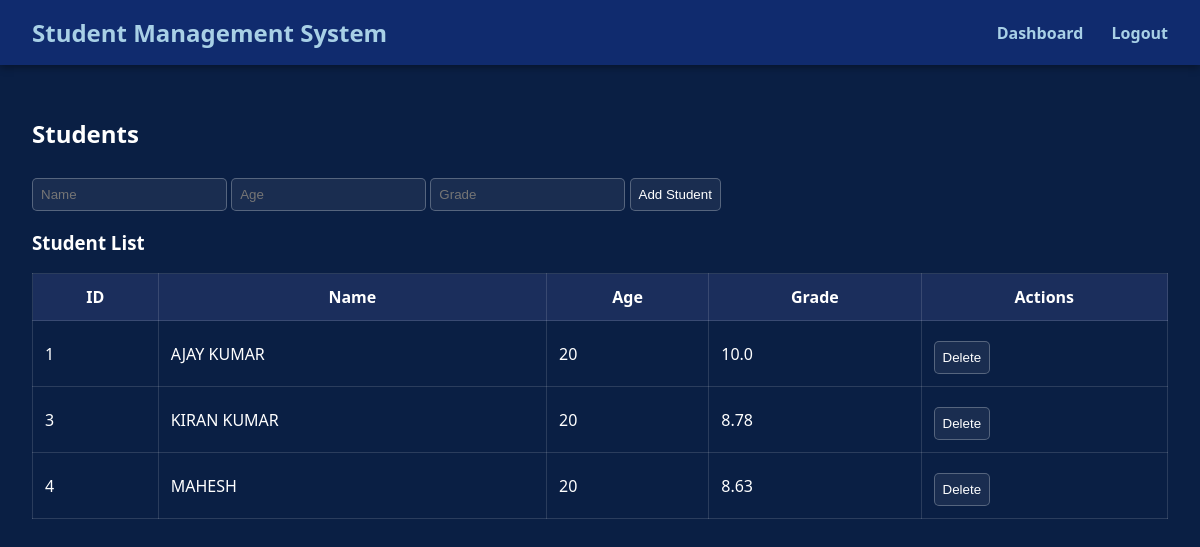
/students (signed in), run on the app's committed database.
### models.py (models this page shows)
class Student(db.Model):
    id = db.Column(db.Integer, primary_key=True)
    name = db.Column(db.String(100), nullable=False)
    age = db.Column(db.Integer, nullable=False)
    grade = db.Column(db.Float, nullable=False)
    enrollments = db.relationship('Enrollment', back_populates='student', cascade='all, delete-orphan')
    attendance_records = db.relationship('Attendance', back_populates='student', cascade='all, delete-orphan')
    grades = db.relationship('Grade', back_populates='student', cascade='all, delete-orphan')

### app.py (the view, shortened to what this page needs)
@app.route('/students', methods=['GET', 'POST'])
@login_required
def manage_students():
    students = Student.query.all()
    return render_template('students.html', students=students)

### app.py (called while the page is built)
@login_manager.user_loader
def load_user(user_id):
    return User.query.get(int(user_id))

### templates/students.html (shortened to what this page needs)
{% extends 'base.html' %}
{% block content %}
  <h2>Students</h2>
  <form method="POST">
      <input type="text" name="name" placeholder="Name" required>
      <input type="number" name="age" placeholder="Age" required>
      <input type="number" step="0.01" name="grade" placeholder="Grade" required>
      <button type="submit">Add Student</button>
  </form>
  <h3>Student List</h3>
  <table border="1" cellpadding="5">
      <thead>
          <tr>
              <th>ID</th>
              <th>Name</th>
              <th>Age</th>
              <th>Grade</th>
              <th>Actions</th>
          </tr>
      </thead>
      <tbody>
          {% for student in students %}
          <tr>
              <td>{{ student.id }}</td>
              <td>{{ student.name }}</td>
              <td>{{ student.age }}</td>
              <td>{{ student.grade }}</td>
              <td>
                  <form method="POST" action="{{ url_for('delete_student', student_id=student.id) }}" style="display:inline;">
                      <button type="submit" onclick="return confirm('Are you sure you want to delete this student?');">Delete</button>
                  </form>
              </td>
          </tr>
          {% endfor %}
      </tbody>
  </table>
{% endblock %}

### templates/base.html (style rules this page uses)
body { margin: 0; font-family: 'Segoe UI', sans-serif; background-color: #0a1f44; color: #ffffff; }
table { width: 100%; border-collapse: collapse; margin-top: 1rem; }
th, td { padding: 0.75rem; border: 1px solid #ffffff22; }
th { background-color: #1b2e5c; }
input, select, button { padding: 0.5rem; margin-top: 0.5rem; background-color: #ffffff11; color: white; border: 1px solid #ffffff44; border-radius: 5px; }

### data on the page
Student: id "1", name "AJAY KUMAR", age "20", grade "10.0"
Student: id "3", name "KIRAN KUMAR", age "20", grade "8.78"
Student: id "4", name "MAHESH", age "20", grade "8.63"
